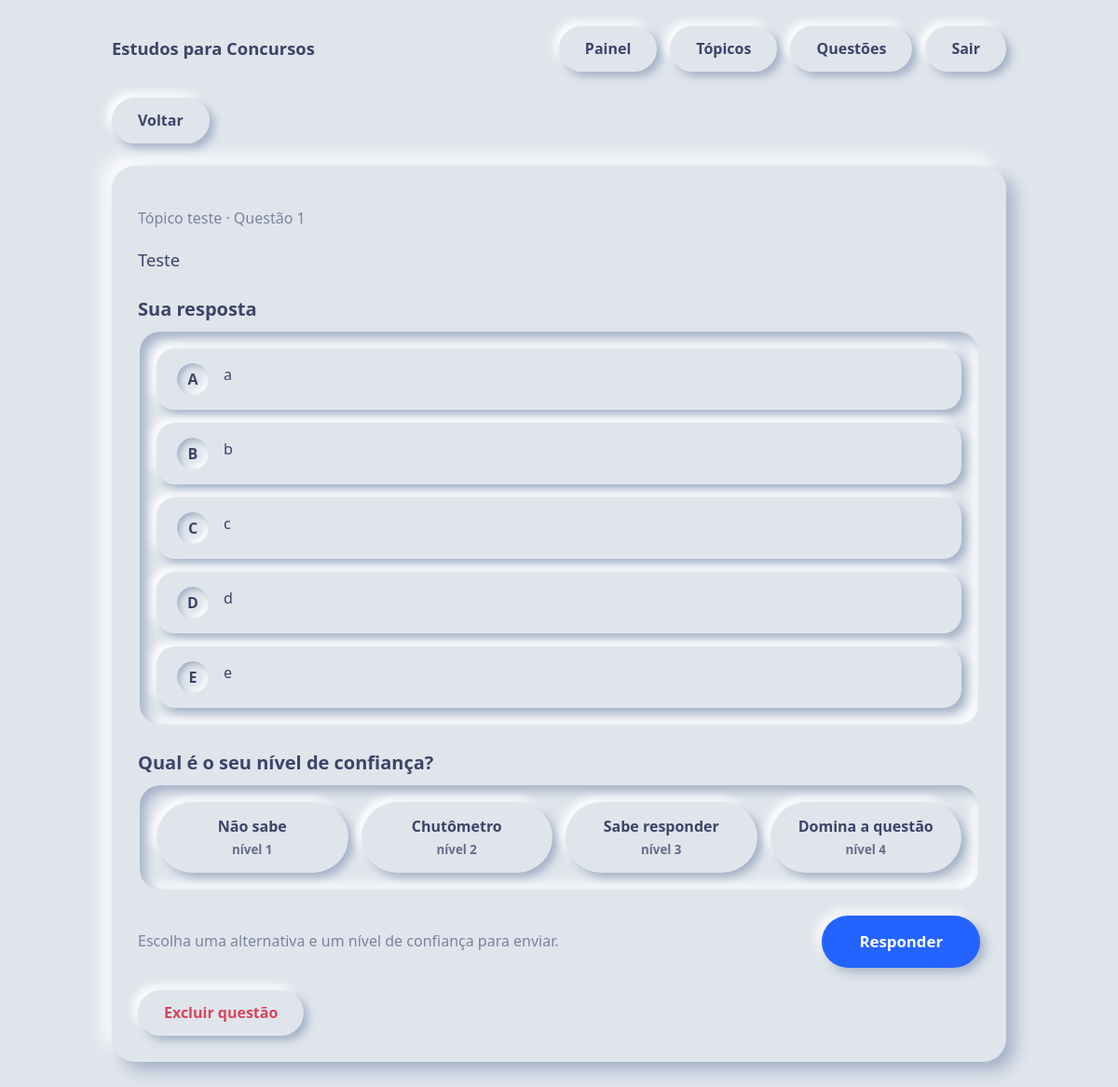
Screenshot of /questoes/1 (signed in) with the database file from the repository.
### models.py (models this page shows)
class Topico(Base):
    __tablename__ = "topicos"
    id = Column(Integer, primary_key=True)
    nome = Column(String(120), nullable=False)
    questoes = relationship("Questao", back_populates="topico", cascade="all, delete-orphan")

class Questao(Base):
    __tablename__ = "questoes"
    id = Column(Integer, primary_key=True)
    enunciado = Column(Text, nullable=False)
    opcao_a = Column(Text, nullable=False)
    opcao_b = Column(Text, nullable=False)
    opcao_c = Column(Text, nullable=False)
    opcao_d = Column(Text, nullable=False)
    opcao_e = Column(Text, nullable=False)
    resposta_correta = Column(String(1), nullable=False)
    topico_id = Column(Integer, ForeignKey("topicos.id"), nullable=False, index=True)
    topico = relationship("Topico", back_populates="questoes")
    respostas = relationship("RespostaUsuario", back_populates="questao", cascade="all, delete-orphan")

### main.py (the view)
@app.get("/questoes/{qid}")
def ver_questao(qid: int, request: Request, db: Session = Depends(get_db)):
    u = usuario_atual(request, db)
    if not u: return go("/login")
    q = db.get(Questao, qid)
    if not q: raise HTTPException(404, "Questão não encontrada")
    ult = ultima_resposta(db, u.id, qid)
    respondidas = {x for (x,) in db.query(RespostaUsuario.questao_id).filter_by(usuario_id=u.id)}
    pend = [x for (x,) in db.query(Questao.id).filter(Questao.topico_id == q.topico_id, Questao.id != qid)
            .order_by(Questao.id) if x not in respondidas]
    prox = next((x for x in pend if x > qid), pend[0] if pend else None)
    return render(request, "questao.html", {
        "user": u, "q": q, "niveis": NIVEIS, "prox": prox,
        "opcoes": [(l, getattr(q, f"opcao_{l.lower()}")) for l in LETRAS],
        "ult": ult, "mostrar": ult is not None and request.query_params.get("respondida") == "1"})

### templates/questao.html (shortened to what this page needs)
{% extends "base.html" %}
{% block conteudo %}
<div class="acoes">
  <a class="btn" href="/questoes?topico_id={{ q.topico_id }}">Voltar</a>
</div>
<section class="painel" style="margin-top:24px">
  <p class="suave">{{ q.topico.nome }} · Questão {{ q.id }}</p>
  <p class="enunciado">{{ q.enunciado }}</p>
  <form method="post" action="/questoes/{{ q.id }}/responder">
    <h2>Sua resposta</h2>
    <fieldset class="grupo" style="border:0">
      {% for letra, texto in opcoes %}
      <div class="opcao">
        <label for="alt{{ letra }}"><span class="letra">{{ letra }}</span><span>{{ texto }}</span></label>
      </div>
      {% endfor %}
    </fieldset>
    <h2>Qual é o seu nível de confiança?</h2>
    <fieldset class="grupo" style="border:0">
      <div class="confianca">
        {% for n, nome in niveis.items() %}
        <div class="opcao">
          <label for="nivel{{ n }}"><span>{{ nome }}</span><small>nível {{ n }}</small></label>
        </div>
        {% endfor %}
      </div>
    </fieldset>
    <div class="acoes">
      <span class="suave">Escolha uma alternativa e um nível de confiança para enviar.</span>
      <button class="btn azul grande" type="submit">Responder</button>
    </div>
  </form>
  <form method="post" action="/questoes/{{ q.id }}/excluir" style="margin-top:24px"
        onsubmit="return confirm('Excluir esta questão? As respostas dadas a ela também serão apagadas.')">
    <button class="btn perigo" type="submit">Excluir questão</button>
  </form>
</section>
{% endblock %}

### static/style.css (style rules this page uses)
:root { --bg:#e0e5ec; --luz:#ffffff; --sombra:#a3b1c6; --azul:#2563ff; --azul-esc:#1a4fd6; --azul-cl:#5b8aff; --texto:#3d4468; --suave:#7b829f; --ok:#1f9d6b; --erro:#d6455d; --solto:9px 9px 18px var(--sombra), -9px -9px 18px var(--luz); --solto-p:5px 5px 10px var(--sombra), -5px -5px 10px var(--luz); --afundado:inset 6px 6px 12px var(--sombra), inset -6px -6px 12px var(--luz); --afundado-p:inset 3px 3px 6px var(--sombra), inset -3px -3px 6px var(--luz); --marcado:inset 4px 4px 8px var(--azul-esc), inset -4px -4px 8px var(--azul-cl); }
* { box-sizing:border-box }
body { margin:0;min-height:100vh;background:var(--bg);color:var(--texto); font-family:"Nunito","Segoe UI",system-ui,sans-serif;line-height:1.55 }
a { color:inherit;text-decoration:none }
h1,h2,h3 { margin:0 0 .6em;line-height:1.25 }
h2 { font-size:1.25rem }
.suave { color:var(--suave) }
.painel { background:var(--bg);border-radius:25px;box-shadow:var(--solto);padding:28px;margin-bottom:28px }
.btn { display:inline-block;border:0;cursor:pointer;font:inherit;font-weight:700;color:var(--texto); background:var(--bg);border-radius:50px;padding:12px 28px;box-shadow:var(--solto-p);transition:box-shadow .15s }
.btn.azul { background:var(--azul);color:#fff;box-shadow:5px 5px 12px var(--sombra),-5px -5px 12px var(--luz) }
.btn.grande { padding:15px 40px;font-size:1.05rem }
.grupo { background:var(--bg);border-radius:22px;box-shadow:var(--afundado);padding:18px;margin-bottom:28px }
.opcao { position:relative;margin-bottom:14px }
.opcao:last-child { margin-bottom:0 }
.opcao label { display:flex;gap:16px;align-items:flex-start;padding:16px 22px;border-radius:20px; background:var(--bg);box-shadow:var(--solto-p);cursor:pointer;transition:box-shadow .15s,background .15s }
.letra { flex:none;width:34px;height:34px;border-radius:50%;display:grid;place-items:center;font-weight:800; background:var(--bg);box-shadow:var(--afundado-p);color:var(--texto) }
.confianca { display:grid;grid-template-columns:repeat(4,1fr);gap:14px }
.confianca .opcao { margin:0 }
.confianca label { flex-direction:column;align-items:center;text-align:center;border-radius:50px;padding:14px 10px;gap:2px;font-weight:700 }
.confianca small { font-weight:600;opacity:.75 }
.enunciado { font-size:1.15rem;margin-bottom:26px }
.acoes { display:flex;gap:16px;flex-wrap:wrap;align-items:center;justify-content:space-between }
.btn.perigo { color:var(--erro) }

### rows the page displays
Topico: topico.nome "Tópico teste"
Questao: id "1", enunciado "Teste"

### other values shown
{{ letra }} "A" "B" "C" "D" "E"
{{ texto }} "a" "b" "c" "d" "e"
{{ nome }} "Não sabe" "Chutômetro" "Sabe responder" "Domina a questão"
{{ n }} "1" "2" "3" "4"
